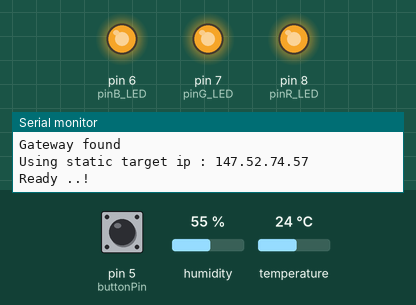
Simulated run of this sketch. Board: Arduino Nano, built for the host (arithmetic inside an expression is 32-bit, double 64-bit). On the bench: output pins drawn as LEDs (lit = HIGH), the last lines printed to the serial monitor. Wiring (inferred from the names in the program): DHT11 sensor: data pin 9. Inputs (shaded band) come from the test bench; at power-on: pin 5 (buttonPin) HIGH, temperature 24 °C, humidity 55 %.

Above: at 1.3 s.
1.4 s: pin 5 (buttonPin) pulled LOW for 0.15 s
At 1.55 s:
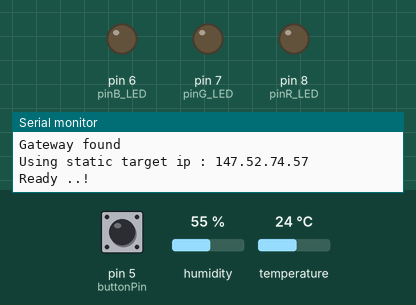
4.9 s: temperature set to 19 °C
9.9 s: pin 5 (buttonPin) pulled LOW for 1 s
13.5 s: humidity set to 22 %
17.0 s: pin 5 (buttonPin) pulled LOW for 3.2 s
At 23.4 s:
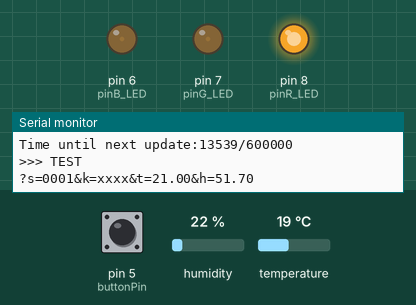
Timing chart, 0 to 24.9 s (numbered marks = the images above; inputs shaded):
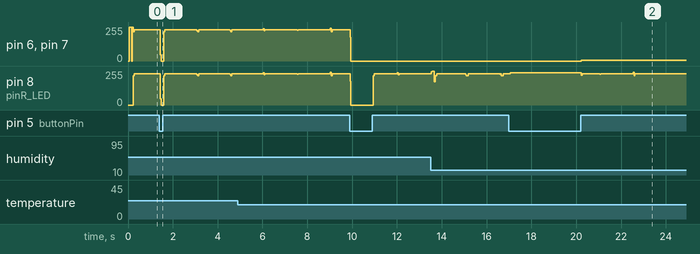

Measured:
- after the input at 17.0 s, pin 6 (pinB_LED), pin 7 (pinG_LED): 0/255 → 6/255 after 3.2 s

The sketch:

animalNano.ino
```cpp
#include <Arduino.h>

//Use
//Arduino AVR -> Arduino Nano -> Processor AtMEGA 328P (Old Bootloader)
// 9600 BAUDS

#if USE_ENCRYPTION
#include <AESLib.h>
//cd ~/Arduino/libraries && git clone https://github.com/DavyLandman/AESLib
#include <aes128_enc.h>
#endif

#include "configuration.h"

#include <EtherCard.h>
//cd ~/Arduino/libraries && git clone https://github.com/njh/EtherCard

unsigned int incorrectRequests=0;
char requestsPending=0;
char request[64];
byte Ethernet::buffer[ETHERNET_BUFFER];


static unsigned long timer=0;
static unsigned long timerTemp=0;
static unsigned long timerLedOn=0;
static unsigned long timerTest=0;
static unsigned long timerConnectionError=0;


char sTmp[6];
char sHum[6];

char criticalTemperature=0;
int lowestAcceptableTemperature=19;
int highestAcceptableTemperature=26;

float temperatureAvg=0.0;
float humidityAvg=0.0;
int   temperatureSum=0;
int   humiditySum=0;
int   numberOfDHT11Samples=0;


void(* resetArduino) (void) = 0; //declare reset function at address 0


void setLED(char R,char G,char B)
{
  if (R) { digitalWrite(pinR_LED,HIGH); } else { digitalWrite(pinR_LED,LOW); }
  if (G) { digitalWrite(pinG_LED,HIGH); } else { digitalWrite(pinG_LED,LOW); }
  if (B) { digitalWrite(pinB_LED,HIGH); } else { digitalWrite(pinB_LED,LOW); }
}

void notifyErrorNetwork()
{
  setLED(1,0,0);
}

void notifyIntializing()
{
  setLED(0,1,1);
}

void notifyTransmitting()
{
  setLED(1,0,1);
}

void notifyTemperature()
{
 if (lowestAcceptableTemperature>temperatureAvg)
     {
      setLED(0,0,1);  //BLUE
     }
     else
  if (highestAcceptableTemperature<temperatureAvg)
     {
       setLED(1,0,0);  //RED
     } else
     {
       setLED(0,1,0); //GREEN
     }
 timerLedOn=millis();
}


void initializeEthernetClient()
{
  pinMode(pinR_LED, OUTPUT);  digitalWrite(pinR_LED, LOW);
  pinMode(pinG_LED, OUTPUT);  digitalWrite(pinG_LED, LOW);
  pinMode(pinB_LED, OUTPUT);  digitalWrite(pinB_LED, LOW);

  notifyIntializing();
  pinMode(buttonPin, INPUT);  digitalWrite(buttonPin, HIGH);
//-----------------------------------------------------------


 Serial.println(F("Initializing Ethernet Controller\n"));
 if (ether.begin(sizeof Ethernet::buffer, mymac, 10) == 0)
 {
  Serial.println( "Failed to access Ethernet controller");
  notifyErrorNetwork();
  delay(1000);
 }


 #if USE_DHCP
    Serial.println(F("Attempting to get DHCP address"));
    notifyIntializing();
    if (ether.dhcpSetup())
         { Serial.println(F("DHCP success")); }
     else
 #else
    { ether.staticSetup(myip,gwip,dnsip,subnet); }
 #endif


ether.printIp("My IP: ", ether.myip);
ether.printIp("Netmask: ", ether.netmask);
ether.printIp("GW IP: ", ether.gwip);
ether.printIp("DNS IP: ", ether.dnsip);
ether.printIp("SRV: ", ether.hisip);

Serial.println(F("\nWaiting for gateway..\n"));

timer=millis();
while (ether.clientWaitingGw())
    {
      ether.packetLoop(ether.packetReceive());
      //If we can't find a gateway for 1 minute we throw a RED indication..
      if (millis() > timer + 6000)
       {
         notifyErrorNetwork();
       }

      //If we can't find a gateway for 10 minutes we power cycle
      if (millis() > timer + 60000)
       {
         Serial.println(F("Restarting.."));
         delay(1000);
         timer=millis();
         resetArduino(); //call reset
       }
    }
Serial.println(F("Gateway found"));


#if USE_DNS
  Serial.println(F("DNS Lookup"));
  if(ether.dnsLookup (website, false))
   {
    Serial.println( "dnsLookup ok");
   } else
#else
   {
    #if USE_DNS
     Serial.println(F("DNSLookup failed"));
    #endif
    Serial.print(F("Using static target ip : "));
    Serial.println(websiteIP);
    // if website is a string containing an IP address instead of a domain name,
    // then use it directly. Note: the string can not be in PROGMEM.

    ether.parseIp(ether.hisip,websiteIP);
   }
#endif


ether.printIp("My IP: ", ether.myip);
ether.printIp("Netmask: ", ether.netmask);
ether.printIp("GW IP: ", ether.gwip);
ether.printIp("DNS IP: ", ether.dnsip);
ether.printIp("SRV: ", ether.hisip);

//timer = - REQUEST_RATE_NORMAL; // start timing out right away
timer=0;
setLED(0,0,0);
}


void readTemperature(int coldRun)
{
  //DHT requires sampling at 1Hz
  if (dht11.read(pinDHT11, &temperature, &humidity, dataDHT11))
   {
    //Unable to read..
    setLED(1,1,1);
   }
    else
   {
     temperatureSum+=temperature;
     humiditySum+=humidity;
     ++numberOfDHT11Samples;

     if (numberOfDHT11Samples==NUMBER_OF_TEMPERATURE_SAMPLES)
     {
      temperatureAvg=(float) temperatureSum/numberOfDHT11Samples;
      humidityAvg=(float) humiditySum/numberOfDHT11Samples;
      temperatureSum=0;
      humiditySum=0;
      numberOfDHT11Samples=0;

      Serial.print(F("Temperature Avg: "));
      Serial.print(temperatureAvg);
      Serial.print(F("oC\n"));

      Serial.print(F("Humidity Avg: "));
      Serial.print(humidityAvg);
      Serial.print(F("%\n"));

      Serial.print(F("Time until next update:"));
      Serial.print(millis()-timer);
      Serial.print("/");

      if (criticalTemperature)  { Serial.println(REQUEST_RATE_CRITICAL); } else
                                { Serial.println(REQUEST_RATE_NORMAL); }


      notifyTemperature();
     }

     //First cold run will set the average temperature to keep thermometer from freaking out..
     if (coldRun)
      {
       temperatureAvg=(float) temperature;
       humidityAvg=(float) humidity;
      }

     criticalTemperature = 0;
     if ( (lowestAcceptableTemperature>temperatureAvg) || (highestAcceptableTemperature<temperatureAvg) )
     {
      criticalTemperature=1;
     }


   /*
    Serial.print("Temperature:"); Serial.print(temperature); Serial.print("oC\n");
    Serial.print("Humidity:");    Serial.print(humidity);    Serial.print("%\n");*/
  }
}


void setup ()
{
 requestsPending=0;

 for (int i=0; i<10; i++)
  {
    Serial.println(F("\n"));
  }

 Serial.begin(9600);
 Serial.println(F("\nInitializing"));
 Serial.println(F("\nhttps://github.com/AmmarkoV/AmmarServer/blob/master/src/Services/AmmBus/arduino/animalNano\n"));

 initializeEthernetClient();

 //Initial thermometer reading before gathering a lot of samples..
 readTemperature(1);  //First cold run..
 Serial.println(F("Ready ..!\n\n\n"));
}


// called when the client request is complete
static void requestResult(byte status, word off, word len)
{
  Serial.print(F("<<< reply reqst "));
  Serial.print(millis() - timer);
  Serial.println(" ms");
  Serial.println((const char*) Ethernet::buffer + off);
  if (requestsPending>0) { --requestsPending; }
}

// called when the client request is complete
static void testResult(byte status, word off, word len)
{
  Serial.print(F("<<< reply test "));
  Serial.print(millis() - timerTest);
  Serial.println(" ms");
  Serial.println((const char*) Ethernet::buffer + off);
  if (requestsPending>0) { --requestsPending; }
}


void testTransmission()
{
  if (millis() > timerTest + 10000)
     {
       notifyTransmitting();
       requestsPending=1;
       timerTest=millis();
       Serial.println(F("\n>>> TEST"));
       ether.hisport = hisPort;//to access local host

       /* 4 is mininum width, 2 is precision; float value is copied onto sTmp and sHum since avr doesn't support printf("%f")*/
       dtostrf(temperatureAvg, 4, 2, sTmp);
       dtostrf(humidityAvg, 4, 2, sHum);
       snprintf(request,64,"?s=%s&k=%s&t=%s&h=%s",serialNumber,publicKey,sTmp,sHum);

       #if USE_ENCRYPTION
       aes128_enc_single(privateKey,request);
       #endif

       Serial.println(request);

       ether.browseUrl(PSTR("/test.html"), request , website, testResult);
       //setLED(0,0,0);
     } else
     {
       setLED(1,1,1);
     }
}


void loop ()
{
   //Keep ethernet working..
   ether.packetLoop(ether.packetReceive());


   ///----------------------------------------------------------------------------------
   //                               READ TEMPERATURE READINGS
   ///----------------------------------------------------------------------------------
   //Read DHT11 Sensor -----------------------
    if (millis() > timerTemp + 1500)
     {
      timerTemp = millis();
      readTemperature(0);
     }
   //-----------------------------------------
   if (millis() > timerLedOn + 100)
     {
      setLED(0,0,0);
     }
   //-----------------------------------------


   ///----------------------------------------------------------------------------------
   //                         NOTIFY ABOUT TEMPERATURE READINGS
   ///----------------------------------------------------------------------------------
   if (criticalTemperature)
    {
       if (millis() > timer + REQUEST_RATE_CRITICAL)
        {
         notifyTransmitting();
         requestsPending=1;
         timer = millis();
         Serial.println(F("\n>>> REQ_CRITICAL"));
         ether.hisport = hisPort;//to access local host

         /* 4 is mininum width, 2 is precision; float value is copied onto sTmp and sHum since avr doesn't support printf("%f")*/
         dtostrf(temperatureAvg, 4, 2, sTmp);
         dtostrf(humidityAvg, 4, 2, sHum);
         snprintf(request,64,"?s=%s&k=%s&t=%s&h=%s",serialNumber,publicKey,sTmp,sHum);

         #if USE_ENCRYPTION
          aes128_enc_single(privateKey,request);
         #endif

         Serial.println(request);

         ether.browseUrl(PSTR("/alarm.html"),request, website, requestResult);
        }
    }
      else
    {
     if (millis() > timer + REQUEST_RATE_NORMAL)
       {
        notifyTransmitting();
        requestsPending=1;
        timer = millis();
        Serial.println(F("\n>>> REQ_NORMAL"));
        ether.hisport = hisPort;//to access local host

         /* 4 is mininum width, 2 is precision; float value is copied onto sTmp and sHum since avr doesn't support printf("%f")*/
         dtostrf(temperatureAvg, 4, 2, sTmp);
         dtostrf(humidityAvg, 4, 2, sHum);
         snprintf(request,64,"?s=%s&k=%s&t=%s&h=%s",serialNumber,publicKey,sTmp,sHum);

         #if USE_ENCRYPTION
          aes128_enc_single(privateKey,request);
         #endif

         Serial.println(request);

        ether.browseUrl(PSTR("/push.html"),request, website, requestResult);
       }
    }
   ///----------------------------------------------------------------------------------


  //BUTTON ----------------------------------------------------------------
  int buttonState = digitalRead(buttonPin);
  // check if the pushbutton is pressed. If it is, the buttonState is HIGH:
  if (buttonState == HIGH) {
                             // turn LED on:
                             testTransmission();
                            }
  //-----------------------------------------------------------------------


   ///----------------------------------------------------------------------------------
   //                         NOTIFY ABOUT TEMPERATURE READINGS
   ///----------------------------------------------------------------------------------
  if (requestsPending)
   {
    notifyErrorNetwork();
   }
  if (requestsPending>1)
   {
    if (millis() > timerConnectionError + REQUEST_RATE_NORMAL)
       {
          ++incorrectRequests;
          Serial.print(F("Unable to contact server ( "));
          Serial.print(incorrectRequests);
          Serial.println(F(" )"));
          timerConnectionError = millis();
       }
      requestsPending=1;
   }
   ///----------------------------------------------------------------------------------
}
```

SimpleDHT.cpp
```cpp
// (licence header left out)
#include "SimpleDHT.h"

int SimpleDHT11::confirm(int pin, int us, byte level) {
    // wait one more count to ensure.
    int cnt = us / 10 + 1;

    bool ok = false;
    for (int i = 0; i < cnt; i++) {
        if (digitalRead(pin) != level) {
            ok = true;
            break;
        }
        delayMicroseconds(10);
    }

    if (!ok) {
        return -1;
    }
    return 0;
}

byte SimpleDHT11::bits2byte(byte data[8]) {
    byte v = 0;
    for (int i = 0; i < 8; i++) {
        v += data[i] << (7 - i);
    }
    return v;
}

int SimpleDHT11::sample(int pin, byte data[40]) {
    // empty output data.
    memset(data, 0, 40);

    // notify DHT11 to start:
    //    1. PULL LOW 20ms.
    //    2. PULL HIGH 20-40us.
    //    3. SET TO INPUT.
    pinMode(pin, OUTPUT);
    digitalWrite(pin, LOW);
    delay(20);
    digitalWrite(pin, HIGH);
    delayMicroseconds(30);
    pinMode(pin, INPUT);

    // DHT11 starting:
    //    1. PULL LOW 80us
    //    2. PULL HIGH 80us
    if (confirm(pin, 80, LOW)) {
        return 100;
    }
    if (confirm(pin, 80, HIGH)) {
        return 101;
    }

    // DHT11 data transmite:
    //    1. 1bit start, PULL LOW 50us
    //    2. PULL HIGH 26-28us, bit(0)
    //    3. PULL HIGH 70us, bit(1)
    for (int j = 0; j < 40; j++) {
        if (confirm(pin, 50, LOW)) {
            return 102;
        }

        // read a bit, should never call method,
        // for the method call use more than 20us,
        // so it maybe failed to detect the bit0.
        bool ok = false;
        int tick = 0;
        for (int i = 0; i < 8; i++, tick++) {
            if (digitalRead(pin) != HIGH) {
                ok = true;
                break;
            }
            delayMicroseconds(10);
        }
        if (!ok) {
            return 103;
        }
        data[j] = (tick > 3? 1:0);
    }

    // DHT11 EOF:
    //    1. PULL LOW 50us.
    if (confirm(pin, 50, LOW)) {
        return 104;
    }

    return 0;
}

int SimpleDHT11::parse(byte data[40], byte* ptemperature, byte* phumidity) {
    byte humidity = bits2byte(data);
    byte humidity2 = bits2byte(data + 8);
    byte temperature = bits2byte(data + 16);
    byte temperature2 = bits2byte(data + 24);
    byte check = bits2byte(data + 32);
    byte expect = humidity + humidity2 + temperature + temperature2;
    if (check != expect) {
        return 105;
    }
    *ptemperature = temperature;
    *phumidity = humidity;
    return 0;
}

int SimpleDHT11::read(int pin, byte* ptemperature, byte* phumidity, byte pdata[40]) {
    int ret = 0;

    byte data[40] = {0};
    if ((ret = sample(pin, data)) != 0) {
        return ret;
    }

    byte temperature = 0;
    byte humidity = 0;
    if ((ret = parse(data, &temperature, &humidity)) != 0) {
        return ret;
    }

    if (pdata) {
        memcpy(pdata, data, 40);
    }
    if (ptemperature) {
        *ptemperature = temperature;
    }
    if (phumidity) {
        *phumidity = humidity;
    }

    return ret;
}
```

SimpleDHT.h
```cpp
// (licence header left out)
#ifndef __SIMPLE_DHT_H
#define __SIMPLE_DHT_H

#include <Arduino.h>

/*
    Simple DHT11

    Simple, Stable and Fast DHT11 library.

    The circuit:
    * VCC: 5V or 3V
    * GND: GND
    * DATA: Digital ping, for example, 2.

    23 Jan 2016 By winlin <winlin@vip.126.com>

    https://github.com/winlinvip/SimpleDHT#usage

*/
class SimpleDHT11 {
public:
    // to read from dht11.
    // @param pin the DHT11 pin.
    // @param ptemperature output, NULL to igore.
    // @param phumidity output, NULL to ignore.
    // @param pdata output 40bits sample, NULL to ignore.
    // @remark the min delay for this method is 1s.
    int read(int pin, byte* ptemperature, byte* phumidity, byte pdata[40]);
private:
    // confirm the OUTPUT is level in us,
    // for example, when DHT11 start sample, it will
    //    1. PULL LOW 80us, call confirm(pin, 80, LOW)
    //    2. PULL HIGH 80us, call confirm(pin, 80, HIGH)
    // @return 0 success; oterwise, error.
    // @remark should never used to read bits,
    //    for function call use more time, maybe never got bit0.
    // @remark please use simple_dht11_read().
    int confirm(int pin, int us, byte level);
    // @data the bits of a byte.
    // @remark please use simple_dht11_read().
    byte bits2byte(byte data[8]);
    // read temperature and humidity from dht11.
    // @param pin the pin for DHT11, for example, 2.
    // @param data a byte[40] to read bits to 5bytes.
    // @return 0 success; otherwise, error.
    // @remark please use simple_dht11_read().
    int sample(int pin, byte data[40]);
    // parse the 40bits data to temperature and humidity.
    // @remark please use simple_dht11_read().
    int parse(byte data[40], byte* ptemperature, byte* phumidity);
};

#endif
```

Source omitted: configuration.h (2409 bytes)
